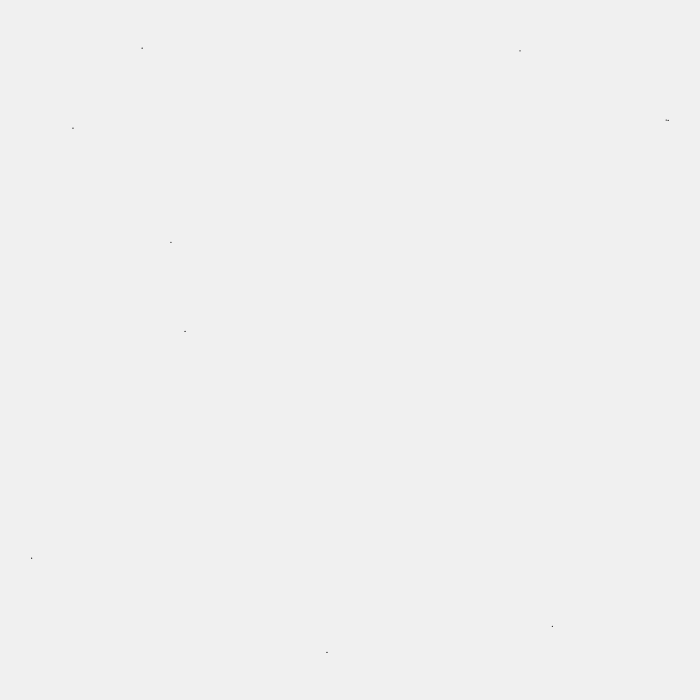
Frame 1 (no input)
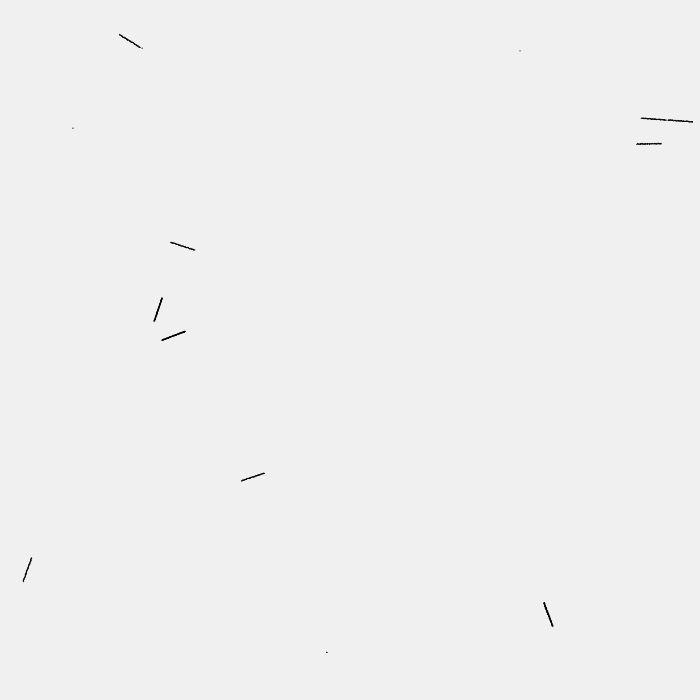
Frame 60 (no input)
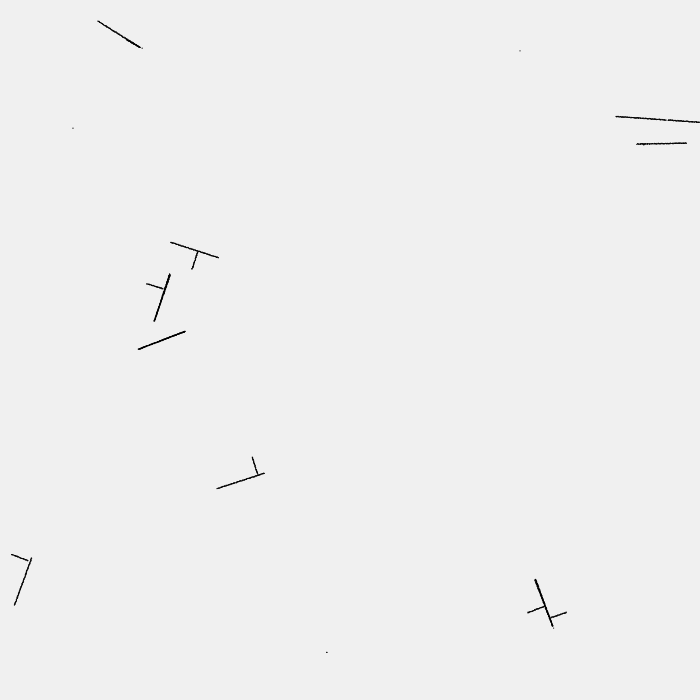
Frame 120 (the mouse pressed at the canvas centre since frame 60)

The p5.js sketch that drew these frames (run headless with seeded random() and noise() and a simulated clock; from frame 60 on, the mouse is pressed at the canvas centre):

// p5.js sketch
// ── sketch.js
//Modified & inspired from Jared Tarbell’s “Substrate".
//Original work: www.complexification.net/gallery/machines/substrate/
//___________________________________________________________________

let w = 700;
let h = 700;
let num = 0;
let maxnum = 100;

let cgrid = [];
let cracks = [];

let assignedGrids = 0;
let resScale = 5;

let isFinished = false;
let outlineComplete = false;

//colour parameter
let colorShade=0;

// MAIN METHODS --------------------------------------------

function setup() {
  createCanvas(w, h);
   background(240);
  colorMode(HSB,255,255,255,255);
  begin();
}

function draw() {
  drawOutlines();
}

function mouseClicked(){
  background(240);  
  
  begin();
  
}

// METHODS -------------------------------------------------

function drawOutlines() {
  // crack all cracks
  outlineComplete = true;
  for (var n = 0; n < cracks.length; n++) {
    if (cracks[n].getStopMove() == false) {
      outlineComplete = false;
    }
  }

  if (!outlineComplete) {
    for (var n = 0; n < num; n++) {
      cracks[n].move();
    }
    if (assignedGrids >= (w * 7)) {
      isFinished = true;
      // console.log("finished");
    }
  } else if (cracks.length > 0) {
    // cracks.splice(0, num); //complete drawing. remove all the cracks
  }
}

function makeCrack() {
  // at most 100 cracks
  if (num < maxnum) {
    // a new crack instance
    cracks[num] = new Crack();
    num++;
  }
}

function begin() {
   isFinished = false;
 outlineComplete = false;
  num=0;
  assignedGrids=0;
  colorShade=random(255);
  // erase crack grid
  for (var y = 0; y < h; y++) {
    for (var x = 0; x < w; x++) {
      cgrid[y * w + x] = 10001; 
    }
  }
   for (var k = 0; k < 16; k++) {
    var i = int(random(w * h - 1)); //pick 16 cells randomly
    cgrid[i] = int(random(360)); // assign an angle to this coordinate
    assignedGrids++;
  }

  for (var k = 0; k < 6; k++) {
    makeCrack();
  }
}

// ── ColorLines.js

class ColorLines {
  
  //filling colours with lines
  constructor() {
    this.c;
    this.randomness = random(0.05, 0.1);
  }

  render(x, y, originalX, originalY) {
    this.randomness += random(-0.05, 0.05);
    this.c = pixelColours[int(originalX / resScale)][int(originalY / resScale)];
    this.randomness = constrain(this.randomness, 0, 1);
    
    let h = floor(map(hue(this.c), 0, 255,colorShade, (colorShade+120)%255)/60)*60;
    let s = map(brightness(this.c), 0, 255, 255, 150);
    let b = map(brightness(this.c), 0, 255, 255, 80);
    let a = 200;
    strokeWeight(1);
    stroke(h, s, b, a);
    line(originalX, originalY, originalX + (x - originalX) * this.randomness * 0.6, originalY + (y - originalY) * this.randomness * 0.6);
  }
}

// ── Crack.js
class Crack {
  constructor() {
    this.x;
    this.y;
    this.t; // direction of travel in degrees
    this.stopMove = false;
    this.findStart();
    // this.sp = new ColorLines();
  }

  getStopMove() {
    return this.stopMove;
  }
  findStart() {
    // pick random point
    var px = 0;
    var py = 0;
    var found = false;
    var timeout = 0;

    // while ( timeout++ < 50000) {
    while ((!found) || (timeout++ > 1000)) {
      px = int(random(w));
      py = int(random(h));
      if (cgrid[py * w + px] < 10000) { //finding the defined coordinates
        found = true;
        break;
      }
    }

    if (found) {
      // start crack
      var a = cgrid[py * w + px]; // get current angle
      if (random(2) < 1) {
        a -= 90+ int(random(-2, 2.1));
        //add 90/-90 degrees (with some random noise) to the current angle, draw perpendicular lines
      } else {
        a += 90+ int(random(-2, 2.1));
      }
      this.startCrack(px, py, a);
      assignedGrids++;
    } else {
      console.log("timeout: " + timeout);
    }}

  startCrack(x, y, a) {
    this.x = x;
    this.y = y;
    this.t = a; //%360;
    this.x += 0.61 * cos(this.t * PI / 180);
    this.y += 0.61 * sin(this.t * PI / 180);
  }

  move() {
    // continue cracking
    if (!this.stopMove) {
      this.x += 0.42 * cos(this.t * PI / 180);
      this.y += 0.42 * sin(this.t * PI / 180);
     }

    // bound check
    let z = 0.33;
    let cx = int(this.x + random(-z, z)); // add fuzz
    let cy = int(this.y + random(-z, z));

    // draw crack
    stroke(0);
    strokeWeight(1.2);
    point(this.x + random(-z, z), this.y + random(-z, z));

    if ((cx >= 0) && (cx < w) && (cy >= 0) && (cy < h)) {
      // safe to check
      if ((cgrid[cy * w + cx] > 10000) || (abs(cgrid[cy * w + cx] - this.t) < 5)) {
        // continue cracking
        cgrid[cy * w + cx] = int(this.t); // assign the "current angle" to this coordinate
      } else if (!isFinished && abs(cgrid[cy * w + cx] - this.t) > 2) {
        // crack encountered (not self), stop cracking
        this.findStart();
        makeCrack();
      } else {
        this.stopMove = true;
      }
    } else if (!isFinished) {
      this.findStart();
      makeCrack();
    } else {
      this.stopMove = true;
    }
  }

  fillingColour() {
    let currentX = this.x;
    let currentY = this.y;
    let space = true;

    // find extents of open space
    while (space) {
      // move perpendicular to crack
      currentX += 0.81 * sin(this.t * PI / 180);
      currentY -= 0.81 * cos(this.t * PI / 180);
      let cx = int(currentX);
      let cy = int(currentY);
      if ((cx >= 0) && (cx < w) && (cy >= 0) && (cy < h)) {
        // safe to check
        if (cgrid[cy * w + cx] > 10000) {
          // space is open
        } else {
          space = false;
        }
      } else {
        space = false;
      }
    }
  }
}
